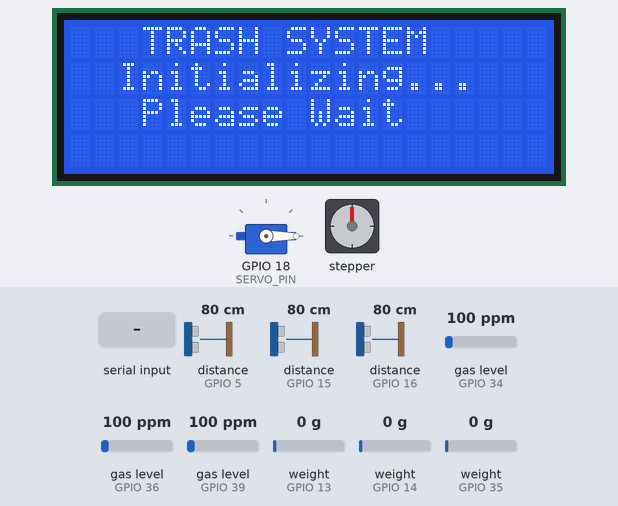
The sketch below on a simulated ESP32. Parts: 20×4 character LCD, servo, stepper motor. Wiring (inferred from the names in the program): 3 × ultrasonic range finder: trigger GPIO 2, echo GPIO 15 / trigger GPIO 4, echo GPIO 16 / trigger GPIO 17, echo GPIO 5. Inputs (shaded band) come from the test bench; at power-on: distance to the obstacle (sensors on GPIO 5, GPIO 15, GPIO 16) 80 cm, gas level (sensors on GPIO 34, GPIO 36, GPIO 39) 100 ppm, weight on the scale (sensors on GPIO 13, GPIO 14, GPIO 35) 0 g. The echo pulse lasts 58.3 µs per cm; stepper angles assume 2048 steps per turn; what the sketch prints to the serial monitor is not drawn.

Above: at 0.2 s.
6.4 s: "logam\n" received over Serial
At 7.6 s:
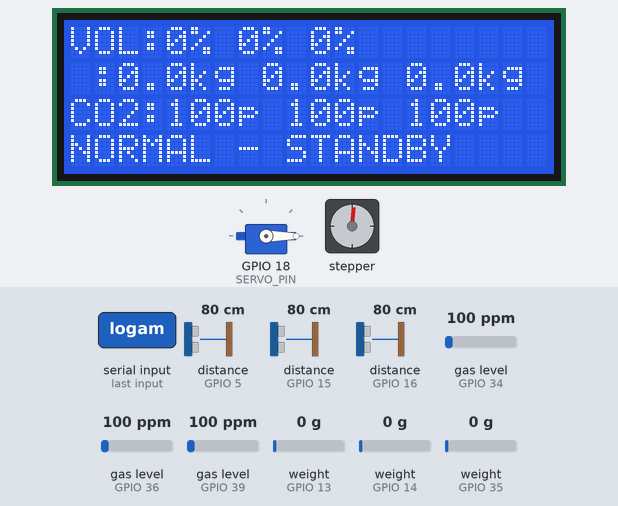
8.4 s: distance to the obstacle (sensor on GPIO 5) set to 2 cm
At 11.6 s:
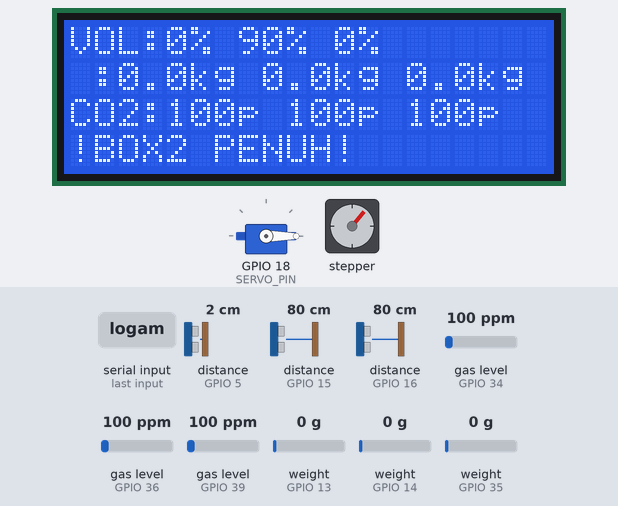
12.2 s: gas level (sensor on GPIO 34) set to 20 ppm
At 15.5 s:
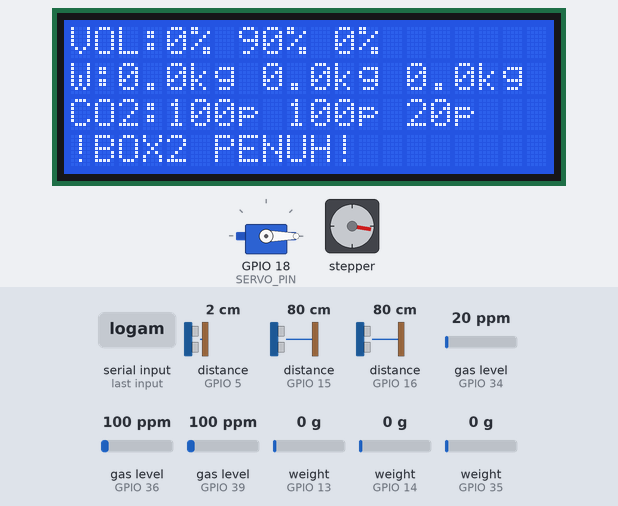
16.7 s: distance to the obstacle (sensor on GPIO 5) set to 120 cm
At 20.0 s:
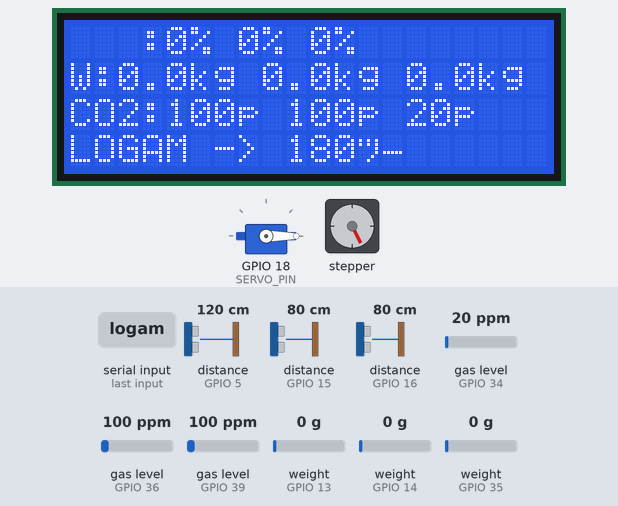
20.6 s: distance to the obstacle (sensor on GPIO 15) set to 2 cm
At 24.2 s:
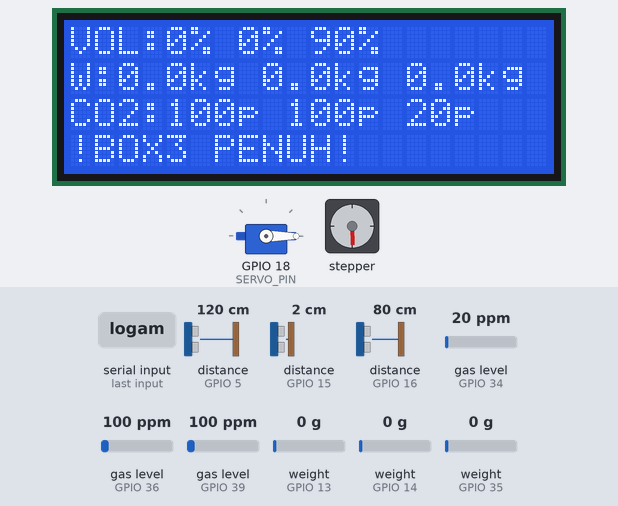
24.5 s: distance to the obstacle (sensor on GPIO 15) set to 35 cm
At 50.3 s:
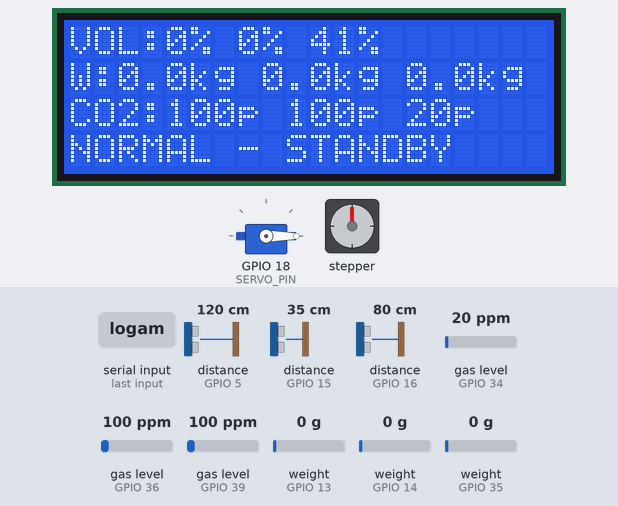
Timing chart, 0 to 50.6 s (numbered marks = the images above; inputs shaded):
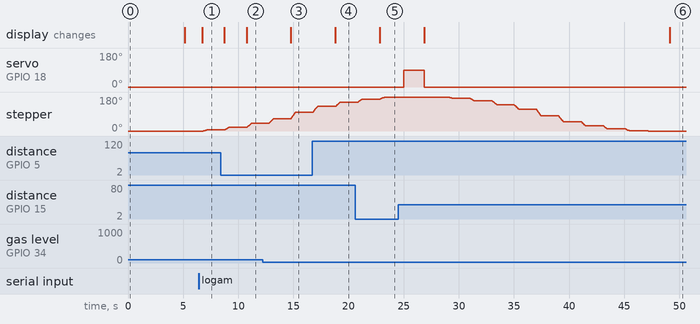

The sketch:

penggerak_gabung_lcd20x4.ino
```cpp
#include <AccelStepper.h>
#include <ESP32Servo.h>
#include "HX711.h"
#include <MQUnifiedsensor.h>
#include <Wire.h>
#include <LiquidCrystal_I2C.h>

// ====== LCD 20x4 ======
LiquidCrystal_I2C lcd(0x27, 20, 4);

// ====== PIN STEPPER MOTOR ======
#define IN1 26
#define IN2 33
#define IN3 25
#define IN4 32

// ====== PIN SERVO ======
#define SERVO_PIN 18

// ====== PIN ULTRASONIC (HCSR-05) ======
#define US_TRIG_1 4
#define US_ECHO_1 16
#define US_TRIG_2 17
#define US_ECHO_2 5
#define US_TRIG_3 2
#define US_ECHO_3 15

// ====== PIN MQ135 ======
#define MQ135_1 36
#define MQ135_2 39
#define MQ135_3 34

// ====== PIN LOADCELL (HX711) ======
#define HX711_DT_1 13
#define HX711_SCK_1 12
#define HX711_DT_2 14
#define HX711_SCK_2 27
#define HX711_DT_3 35
#define HX711_SCK_3 34

// ====== INISIALISASI ======
AccelStepper stepper(AccelStepper::FULL4WIRE, IN1, IN3, IN2, IN4);
Servo myservo;
HX711 loadcell1, loadcell2, loadcell3;

MQUnifiedsensor sensor_mq135[3] = {
  MQUnifiedsensor("ESP-32", 3.3, 12, 36, "MQ-135"),
  MQUnifiedsensor("ESP-32", 3.3, 12, 39, "MQ-135"),
  MQUnifiedsensor("ESP-32", 3.3, 12, 34, "MQ-135")
};

const float STEPS_PER_REV = 2048.0;
const float TINGGI_MAX = 60.0;
const float TINGGI_MIN = 6.0;

// ====== STRUCT DATA SENSOR ======
struct SensorData {
  float distance[3];
  float co2[3];
  float weight[3];
  float volume[3];
} sensor_data;

int state = 0;
unsigned long timer = 0;
float targetAngle = 0;
unsigned long last_sensor_read = 0;
unsigned long last_lcd_update = 0;
const unsigned long SENSOR_READ_INTERVAL = 500;
const unsigned long LCD_UPDATE_INTERVAL = 1000;

String last_command = "STANDBY";
unsigned long command_time = 0;

void setup() {
  // ====== LCD INIT ======
  lcd.init();
  lcd.backlight();
  lcd.clear();

  lcd.setCursor(0, 0);
  lcd.print("   TRASH SYSTEM");
  lcd.setCursor(0, 1);
  lcd.print("  Initializing...");
  lcd.setCursor(0, 2);
  lcd.print("   Please Wait");
  lcd.setCursor(0, 3);
  lcd.print("   ");

  // ====== STEPPER & SERVO ======
  stepper.setMaxSpeed(1000.0);
  stepper.setAcceleration(300.0);
  myservo.setPeriodHertz(50);
  myservo.attach(SERVO_PIN, 500, 2400);
  myservo.write(0);

  // ====== ULTRASONIC PIN ======
  pinMode(US_TRIG_1, OUTPUT); pinMode(US_ECHO_1, INPUT);
  pinMode(US_TRIG_2, OUTPUT); pinMode(US_ECHO_2, INPUT);
  pinMode(US_TRIG_3, OUTPUT); pinMode(US_ECHO_3, INPUT);

  // ====== LOADCELL (HX711) ======
  loadcell1.begin(HX711_DT_1, HX711_SCK_1);
  loadcell2.begin(HX711_DT_2, HX711_SCK_2);
  loadcell3.begin(HX711_DT_3, HX711_SCK_3);

  loadcell1.set_scale(-416.31);
  loadcell2.set_scale(-429.93);
  loadcell3.set_scale(-429.43);

  loadcell1.tare();
  loadcell2.tare();
  loadcell3.tare();

  // ====== MQ135 SETUP ======
  for (int i = 0; i < 3; i++) {
    sensor_mq135[i].setRegressionMethod(1);
    sensor_mq135[i].setA(110.47);
    sensor_mq135[i].setB(-2.862);
    sensor_mq135[i].init();
    sensor_mq135[i].setR0(40.0);
  }

  // ====== SERIAL ======
  Serial.begin(115200);
  delay(2000);

  lcd.clear();
  Serial.println("\n========================================");
  Serial.println("🚀 ESP32 SIAP - LCD 20x4 Mode");
  Serial.println("📊 Sensor: Ultrasonic, MQ135, LoadCell");
  Serial.println("🎛️  Actuator: Stepper Motor, Servo");
  Serial.println("========================================");
}

void loop() {
  // ====== BACA SENSOR PERIODIK ======
  if (millis() - last_sensor_read >= SENSOR_READ_INTERVAL) {
    readAllSensors();
    last_sensor_read = millis();
  }

  // ====== UPDATE LCD ======
  if (millis() - last_lcd_update >= LCD_UPDATE_INTERVAL) {
    updateLCD();
    last_lcd_update = millis();
  }

  // ====== TERIMA PERINTAH DARI PYTHON ======
  if (state == 0 && Serial.available() > 0) {
    String command = Serial.readStringUntil('\n');
    command.trim();

    Serial.print("📥 Perintah diterima: ");
    Serial.println(command);

    if (command == "sensor_data") {
      sendSensorDataJSON();
      return;
    }

    if (command == "plastik") {
      targetAngle = 60.0;
      last_command = "PLASTIK -> 60°";
      state = 1;
    }
    else if (command == "logam") {
      targetAngle = 180.0;
      last_command = "LOGAM -> 180°";
      state = 1;
    }
    else if (command == "carton") {
      targetAngle = 300.0;
      last_command = "CARTON -> 300°";
      state = 1;
    }

    if (state == 1) {
      stepper.moveTo((targetAngle / 360.0) * STEPS_PER_REV);
      command_time = millis();
      Serial.print("🔄 Stepper bergerak ke: ");
      Serial.println(targetAngle);
    }
  }

  // ====== STATE MACHINE STEPPER & SERVO ======
  // STATE 1: STEPPER BERGERAK
  if (state == 1) {
    stepper.run();
    if (stepper.distanceToGo() == 0) {
      myservo.write(90);
      timer = millis();
      state = 2;
      Serial.println("✅ Servo ke 90 derajat");
    }
  }
  // STATE 2: TUNGGU 1.5 DETIK
  else if (state == 2) {
    if (millis() - timer >= 1500) {
      myservo.write(0);
      delay(500);
      stepper.moveTo(0);
      state = 3;
      Serial.println("↩️  Servo kembali ke 0, Stepper reset");
    }
  }
  // STATE 3: STEPPER KEMBALI KE 0
  else if (state == 3) {
    stepper.run();
    if (stepper.distanceToGo() == 0) {
      state = 0;
      last_command = "STANDBY";
      Serial.println("✅ Sequence selesai - Siap perintah berikutnya");
    }
  }
}

// ====== FUNGSI BACA SEMUA SENSOR ======
void readAllSensors() {
  // ====== ULTRASONIC ======
  sensor_data.distance[0] = readUltrasonic(US_TRIG_1, US_ECHO_1);
  sensor_data.distance[1] = readUltrasonic(US_TRIG_2, US_ECHO_2);
  sensor_data.distance[2] = readUltrasonic(US_TRIG_3, US_ECHO_3);

  // ====== HITUNG VOLUME ======
  for (int i = 0; i < 3; i++) {
    if (sensor_data.distance[i] >= TINGGI_MAX) {
      sensor_data.volume[i] = 0;
    } else if (sensor_data.distance[i] <= TINGGI_MIN) {
      sensor_data.volume[i] = 90;
    } else {
      sensor_data.volume[i] = ((TINGGI_MAX - sensor_data.distance[i]) / (TINGGI_MAX - TINGGI_MIN)) * 90;
    }
  }

  // ====== MQ135 (CO2) ======
  for (int i = 0; i < 3; i++) {
    sensor_mq135[i].update();
    sensor_data.co2[i] = sensor_mq135[i].readSensor();
  }

  // ====== LOADCELL ======
  sensor_data.weight[0] = abs(loadcell1.get_units(5));
  sensor_data.weight[1] = abs(loadcell2.get_units(5));
  sensor_data.weight[2] = abs(loadcell3.get_units(5));
}

// ====== UPDATE LCD 20x4 ======
void updateLCD() {
  // BARIS 1: VOLUME SAMPAH
  lcd.setCursor(0, 0);
  lcd.print("VOL:");
  lcd.print((int)sensor_data.volume[0]);
  lcd.print("% ");
  lcd.print((int)sensor_data.volume[1]);
  lcd.print("% ");
  lcd.print((int)sensor_data.volume[2]);
  lcd.print("%      ");

  // BARIS 2: BERAT SAMPAH (kg)
  lcd.setCursor(0, 1);
  lcd.print("W:");
  lcd.print(sensor_data.weight[0]/1000, 1);
  lcd.print("kg ");
  lcd.print(sensor_data.weight[1]/1000, 1);
  lcd.print("kg ");
  lcd.print(sensor_data.weight[2]/1000, 1);
  lcd.print("kg  ");

  // BARIS 3: CO2 (ppm)
  lcd.setCursor(0, 2);
  lcd.print("CO2:");
  lcd.print((int)sensor_data.co2[0]);
  lcd.print("p ");
  lcd.print((int)sensor_data.co2[1]);
  lcd.print("p ");
  lcd.print((int)sensor_data.co2[2]);
  lcd.print("p   ");

  // BARIS 4: STATUS / PERINTAH TERAKHIR
  lcd.setCursor(0, 3);

  // Cek status keseluruhan
  bool ada_penuh = false;
  int box_penuh = -1;
  for (int i = 0; i < 3; i++) {
    if (sensor_data.volume[i] >= 80) {
      ada_penuh = true;
      box_penuh = i + 1;
      break;
    }
  }

  if (ada_penuh) {
    lcd.print("!BOX");
    lcd.print(box_penuh);
    lcd.print(" PENUH!    ");
  } else if (state > 0) {
    // Tampilkan perintah yang sedang dijalankan
    lcd.print(last_command);
    lcd.print("         ");
  } else {
    // Status normal
    lcd.print("NORMAL - STANDBY");
    lcd.print("    ");
  }
}

// ====== FUNGSI BACA ULTRASONIC ======
float readUltrasonic(int trigPin, int echoPin) {
  digitalWrite(trigPin, LOW);
  delayMicroseconds(2);
  digitalWrite(trigPin, HIGH);
  delayMicroseconds(10);
  digitalWrite(trigPin, LOW);

  long duration = pulseIn(echoPin, HIGH, 30000);
  if (duration == 0) return 999;

  float distance = (duration * 0.0343) / 2;
  return distance;
}

// ====== KIRIM DATA KE PYTHON (JSON) ======
void sendSensorDataJSON() {
  String json = "{";
  json += "\"distance\":[" + String(sensor_data.distance[0], 2) + "," + String(sensor_data.distance[1], 2) + "," + String(sensor_data.distance[2], 2) + "],";
  json += "\"volume\":[" + String((int)sensor_data.volume[0]) + "," + String((int)sensor_data.volume[1]) + "," + String((int)sensor_data.volume[2]) + "],";
  json += "\"weight\":[" + String(sensor_data.weight[0]/1000, 2) + "," + String(sensor_data.weight[1]/1000, 2) + "," + String(sensor_data.weight[2]/1000, 2) + "],";
  json += "\"co2\":[" + String((int)sensor_data.co2[0]) + "," + String((int)sensor_data.co2[1]) + "," + String((int)sensor_data.co2[2]) + "]";
  json += "}";

  Serial.println(json);
}

// ====== FUNGSI HELPER PROGRESS BAR ======
String getProgressBar(float volume, int width) {
  int filled = map(volume, 0, 90, 0, width);
  String bar = "[";
  for (int i = 0; i < width; i++) {
    if (i < filled) bar += "=";
    else bar += "-";
  }
  bar += "]";
  return bar;
}
```

Measured:
- after the input at 8.4 s, the display: first differs from a run without the input after 2.3 s (image 2)
- after the input at 12.2 s, stepper: goes on until 15.2 s, then stays 100°; the display: changes after 2.6 s (image 3)
- after the input at 16.7 s, the display: changes after 2.1 s (image 4)
- after the input at 20.6 s, the display: changes after 2.2 s (image 5)
- after the input at 24.5 s, the display: first changes after 2.4 s (image 6 shows a later state)
